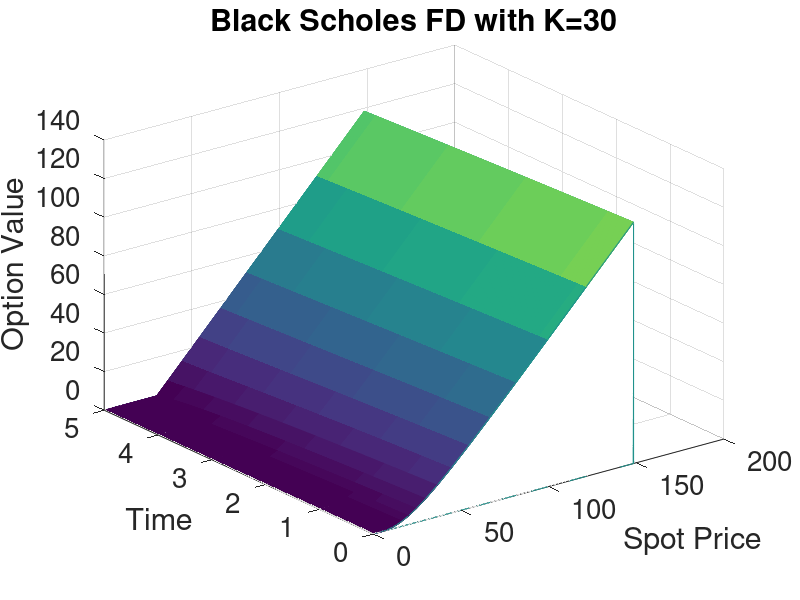

Here is the MATLAB script that generated this plot:
% Def constants
K = 30;
r = 0.05;
% Necessary constraint
sigma = sqrt(2*r); 

% We set the time steps.
dtau = 0.001;
ds = 0.2;

tau_max = 5;

% Creates a vector of time units and x units.
tau = 0:dtau:tau_max;
s = 0:ds:5;
x = exp(s);
t = tau_max - tau;

% Counts the number of values to calculate in time(t) and space(x).
N = numel(tau);
M = numel(s);

% Creates an NxM matrix of zeros. 
u = zeros(N, M);
v_bar = zeros(N,M);

% Initial/Boundary conditions.
f = @(s) max(0, exp(s)-K);
%g = @(s) s*exp(t*r) - K;

u(1, :) = f(s);
u(N, end) = exp(r*tau(N) + s(end)) - K;
%u(end, :) = 0;
%u(:, end) = g(s);

% Applying finite difference approximation
for i = 1:N-1
    u(i, end) = exp(r*tau(i) + s(end)) - K;
    for j = 2:M-1
        u(end, j) = 0;
        u(i+1, j) = u(i, j) + (1/2)*(sigma^2)*(dtau/ds^2) * (u(i, j+1) -2*u(i, j) + u(i, j-1));
    end
end

for i = 1:N
    for j = 1:M
        v_bar(i,j) = u(i,j) * exp(-r*tau(i));
    end
end

% Graphs
waterfall(x,t,v_bar);
xlabel('Spot Price', 'FontSize', 15);
ylabel('Time', 'FontSize', 15);
zlabel('Option Value', 'FontSize', 15);
title('Black Scholes FD with K=30', 'FontSize', 20)
set(gca,'FontSize',20)